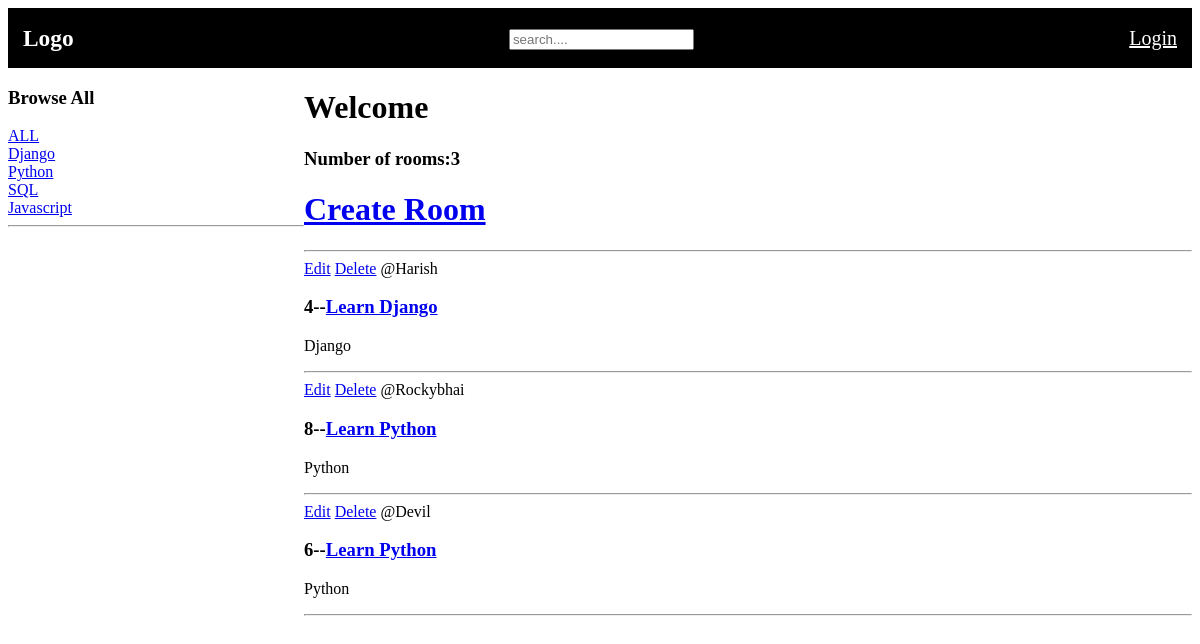
Page /?q=Python on the committed database.
### app1/models.py (models this page shows, shortened)
class Topic(models.Model):
    topic=models.CharField(max_length=1000)

class Room (models.Model):
    topic=models.ForeignKey(Topic,on_delete=models.SET_NULL,null=True)
    host=models.ForeignKey(User,on_delete=models.SET_NULL,null=True)
    name=models.CharField(max_length=200)
    description = models.TextField(null=True,blank=True)
    updated_models=models.DateTimeField(auto_now=True)
    created=models.DateTimeField(auto_now_add=True)
    class Meta:
        ordering=['-updated_models','created']
    def __str__(self):
        return (self.name)

### app1/views.py (the view)
# urls.py: path('',views.home,name='home'),
def home(request):
    q=request.GET.get('q') if(request.GET.get('q'))!= None else ''  #inline if condition
    rooms=Room.objects.filter(Q(topic__topic__icontains=q) |
                              Q(name__icontains=q) |
                              Q(description__icontains=q)
                              )
    print(rooms)
    topics=Topic.objects.all()
    roomsCount=rooms.count()
    context={'rooms':rooms,'topics':topics,'roomsCount':roomsCount}
    return render(request,'app1/home.html',context)

### app1/templates/app1/home.html (shortened to what this page needs)
{% extends 'main.html' %}
{% block content %}
<div class="container">
    <div>
        <h3>Browse All</h3>
        <div>
            <a href="{% url 'home' %}">ALL</a>
        </div>
        <div>
            {% for topic in topics %}
            <div>
                <a href="{% url 'home' %}?q={{topic.topic}}">{{topic.topic}}</a>
                </div>
            {% endfor %}
            </div>
        <hr>
    </div>
    <div>
<h1>Welcome</h1>
<h3>Number of rooms:{{roomsCount}}</h3>
<h1><a href="{% url 'roomCreation' %}">Create Room</a></h1>
<hr>
{% for room in rooms %}
<div>
     <a href="{% url 'roomUpdation' room.id %}">Edit</a>
     <a href="{% url 'deleteRoom' room.id %}">Delete</a>
    <span>@{{room.host.username}}</span>
    <h3>{{room.id}}--<a href="/room/{{room.id}}">{{room.name}}</a></h3>
    <p>{{room.topic.topic }}</p>
    <hr>
</div>
{% endfor %}
{% endblock %}

### app1/templates/app1/home.html (style rules this page uses)
.container { display:grid; grid-template-columns:1fr 3fr; }

### rows in the picture
Topic: topic "Django"
Topic: topic "Python"
Topic: topic "SQL"
Topic: topic "Javascript"
Room: host.username "Harish", id "4", name "Learn Django", topic.topic "Django"
Room: host.username "Rockybhai", id "8", name "Learn Python", topic.topic "Python"
Room: host.username "Devil", id "6", name "Learn Python", topic.topic "Python"

### other values in the picture
{{ roomsCount }} "3"
